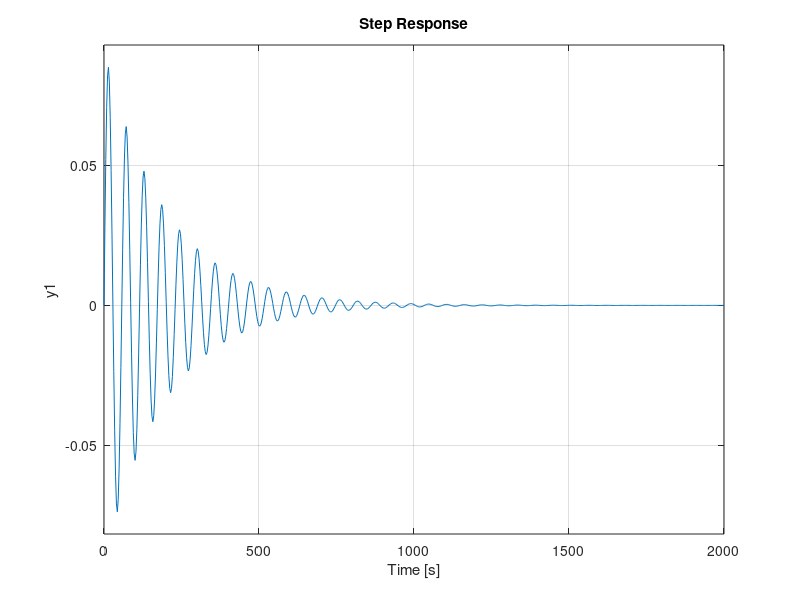

Source code (MATLAB): (Note: this script raises an error after producing the figure.)
A =  [0 -0.04; 0.3 0];
B = [1; 0];
C = [1 0];
D = 0;
%%%%%%
[zeros, poles,kk] = ss2zp(A,B,C,D)
%%%%%%
SS=ss(A,B,C,D);
TFs=tf(SS);
[n,d]=ss2tf(A,B,C,D);
mySys_tf = tf(n,d);
 
%%% step and impulse response
subplot(4,1,1)
step(TFs, 1000)

subplot(4,1,2)
impulse(TFs, 1000)

%%% transfer function to state space
[Aprime, Bprime,Cprime, Dprime] = tf2ss(n, d);


%%% part 8 - closed loop with k = 0.01
k = 0.01;
Tfeed = feedback(TFs*k, 1);
subplot(4,1,3);
step(Tfeed);
S = stepinfo(Tfeed);

%%%% part 9 -ramp response
s = tf('s');
subplot(4,1,4), step(Tfeed / s);  % Ramp response
StepRampInfo = stepinfo(Tfeed / s);


%%% part 10 - response to arbitrary Sinusoidal Inputs
t = linspace(0, 100, 1000);   
u = sin(130*t);           
y = lsim(Tfeed, u, t); % Calculate System Response
figure(2)
subplot(4, 1, 1)
plot(t, y)
grid


u = 10 * sin(10*t);           
y = lsim(Tfeed, u, t); % Calculate System Response
figure(2)
subplot(4, 1, 2)
plot(t, y)
grid

u = 34 * sin(0.1*t);           
y = lsim(Tfeed, u, t); % Calculate System Response
figure(2)
subplot(4, 1, 3)
plot(t, y)
grid


u = 340 * sin(1000 * t);           
y = lsim(Tfeed, u, t); % Calculate System Response
figure(2)
subplot(4, 1, 4)
plot(t, y)
grid

figure(3)
bode(Tfeed)


%%%% part 11 
%%% zeros and poles
%P = pole(TFs);
%disp('G Pole: ')
%disp( pole(TFs));
%disp('G Zero: ')
%disp(zero(TFs));
%Gtest = zpk([],P,1);
%disp(Gtest);

tspan  = [1 100];
ics = [0.1, 2];
newG  = (1)/(s^2 + 0.012);
sysr = minreal(newG); 
newA = tf2ss([ 0 0 1], [1 0 0.012]);
[ts,x] = ode45(@(ts, x) sys(ts, x, newA), tspan, ics(1:2));
figure(4);
subplot(2, 1, 1)
plot(ts,x(:,1),'',ts,x(:,2),''), xlabel('timestep'), ylabel('x,y values'),axis([1 100 -2.5 2.5]);
legend('x - Preys','y - Predators');
subplot(2, 1, 2)
plot(x(:,1), x(:,2),''), xlabel('preys'), ylabel('preds'),axis([-1 1 -5 5]) 
title(['PredPrey - predVsPrey - x = ',num2str(ics(1)),' & y = ',num2str(ics(2))])
legend('x = Preys ,  y = Preds')










 